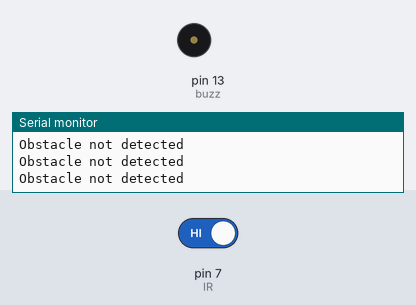
Simulated run of this sketch. Board: Arduino Uno, built with avr-gcc and run on an emulated ATmega328P. Parts: buzzer (waves = sounding, pin HIGH), the last lines printed to the serial monitor. The inputs (shaded band) are chosen by the test bench; at power-on: pin 7 (IR) HIGH.

Above: at 1.2 s.
1.3 s: pin 7 (IR) driven LOW
At 2.3 s:
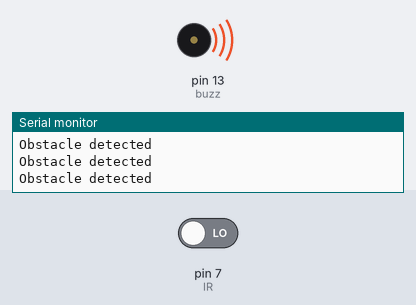
2.8 s: pin 7 (IR) driven HIGH
At 3.5 s:
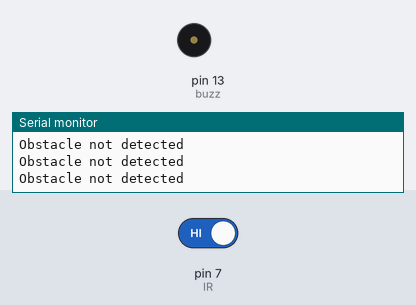
Timing chart, 0 to 5.8 s (numbered marks = the images above; inputs shaded):
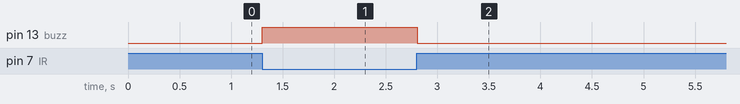

Measured:
- after the input at 1.3 s, pin 13 (buzz): LOW → HIGH at once
- after the input at 2.8 s, pin 13 (buzz): HIGH → LOW at once

The sketch:

ir_sensor1.ino
```cpp
// C++ code
//
int IR=7;
// int LED=9;
int buzz= 13;
void setup()
{
  pinMode(IR, INPUT);
  // pinMode(LED, OUTPUT);
  pinMode(buzz, OUTPUT);
  Serial.begin(9600);
}

void loop()
{
  int sensor= digitalRead(IR);
  if(sensor==LOW){
    // digitalWrite(LED,HIGH);
    digitalWrite(buzz,HIGH);
    Serial.println("Obstacle detected");
  }
  else{
    // digitalWrite(LED,LOW);
    digitalWrite(buzz,LOW);
    Serial.println("Obstacle not detected");
  }
 delay(100);

}
```
